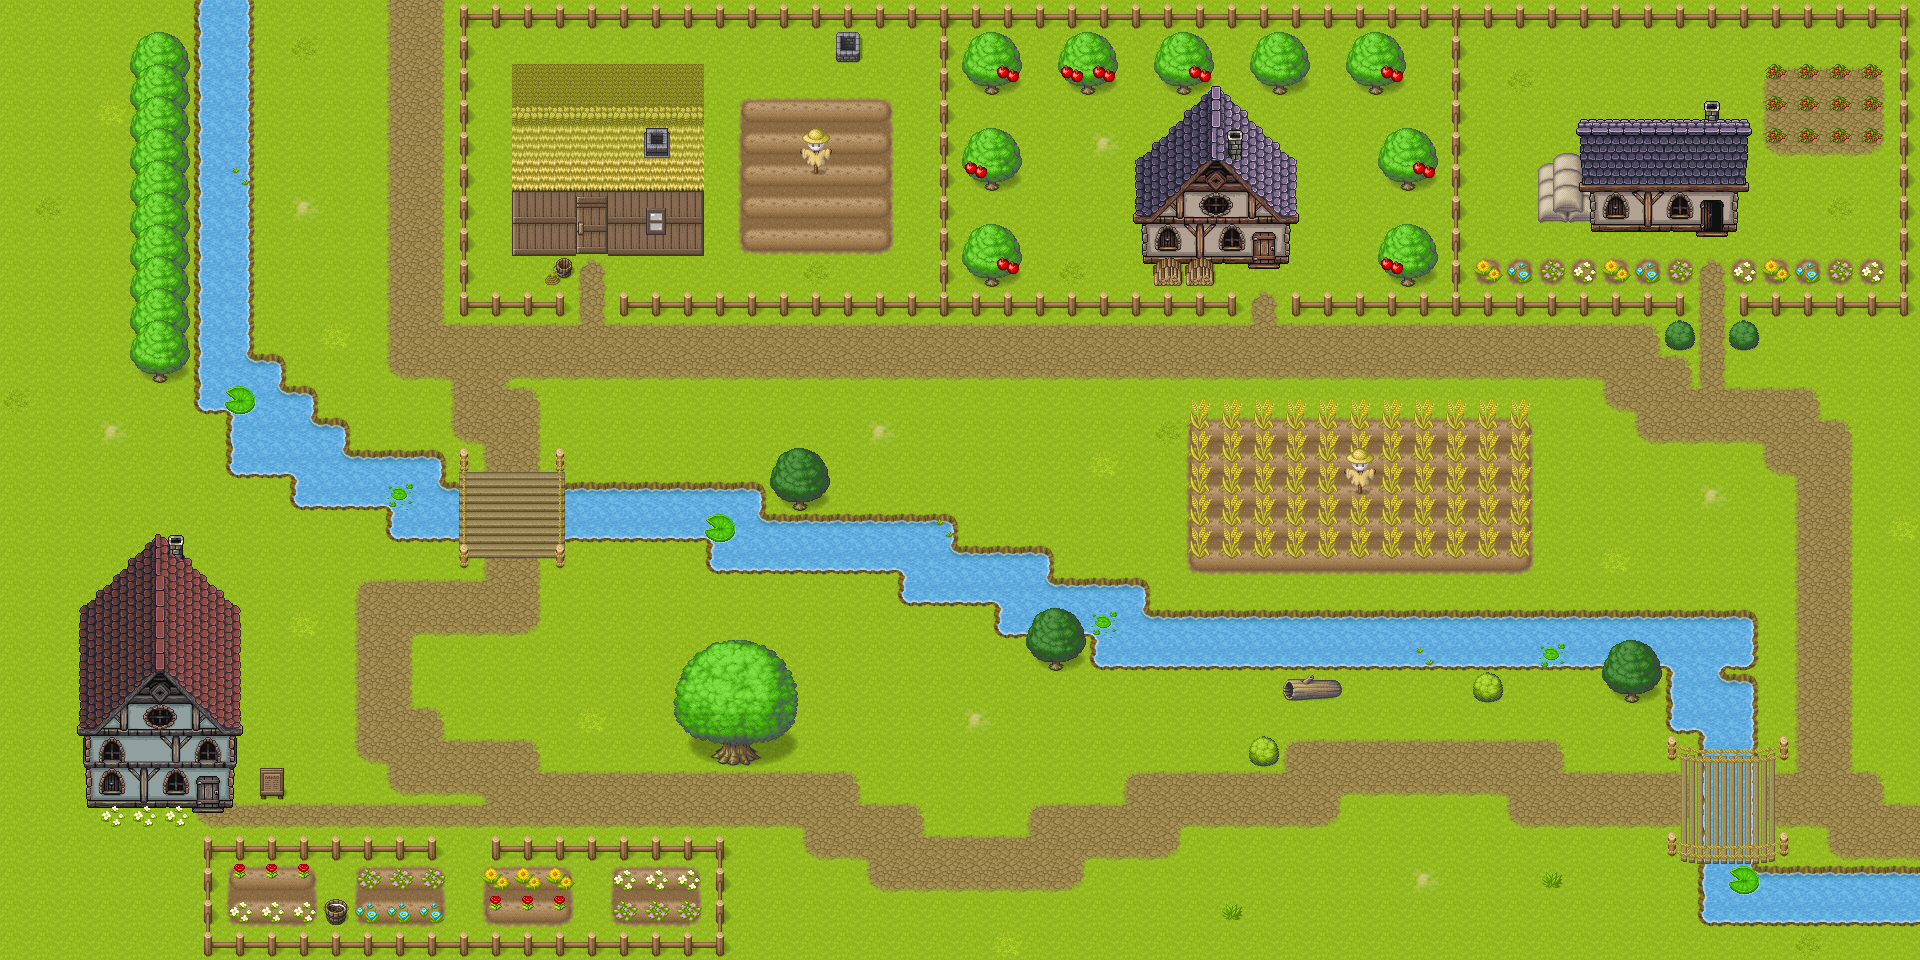

The image is a tile-based game level rendered from a .tmx file. Its description and source (layers, tilesets, objects; grid data summarised) follow:
An orthogonal 60x30 tile map with 32x32 px tiles, 16 tile layers (Below player, Collisions, Fringe non-transparent, Fringe transparent, ...), 14 tilesets and 37 objects (25x Container, 4x NPC, 3x Message, 2x Waypoint, 2x Fishing Spot, ...).

<map version="1.5" tiledversion="1.6.0" orientation="orthogonal" renderorder="right-down" width="60" height="30" tilewidth="32" tileheight="32" infinite="0" nextlayerid="27" nextobjectid="52">
 <editorsettings>
  <export target="../../../src/assets/exported-maps/honeywood.json" format="json" />
 </editorsettings>
 <tileset firstgid="1" source="../tilesets/base.tsx" />
 <tileset firstgid="953" source="../tilesets/grass1-dirt2.tsx" />
 <tileset firstgid="1001" source="../tilesets/water2.tsx" />
 <tileset firstgid="1385" source="../tilesets/fisherman.tsx" />
 <tileset firstgid="1397" source="../tilesets/houses.tsx" />
 <tileset firstgid="2421" source="../tilesets/female17-1.tsx" />
 <tileset firstgid="2433" source="../tilesets/female05-4.tsx" />
 <tileset firstgid="2445" source="../tilesets/female17-2.tsx" />
 <tileset firstgid="2457" source="../tilesets/male16-2.tsx" />
 <tileset firstgid="2469" source="../tilesets/male10-2.tsx" />
 <tileset firstgid="2481" source="../tilesets/dirt2.tsx" />
 <tileset firstgid="2529" source="../tilesets/base-addition.tsx" />
 <tileset firstgid="3297" source="../tilesets/icon-item-set.tsx" />
 <tileset firstgid="3681" source="../tilesets/base-separated-2.tsx" />
 <group id="2" name="Layer 1">
  <layer id="1" name="Below player" width="60" height="30">
   <data>[1800 cells, 1800 non-empty, 3 distinct tile ids]</data>
  </layer>
  <layer id="3" name="Collisions" width="60" height="30">
   <properties>
    <property name="hasCollisions" type="bool" value="true" />
   </properties>
   <data>[1800 cells, 320 non-empty, 53 distinct tile ids]</data>
  </layer>
  <layer id="4" name="Fringe non-transparent" width="60" height="30">
   <properties>
    <property name="fringe" type="bool" value="true" />
   </properties>
   <data>[1800 cells, 24 non-empty, 22 distinct tile ids]</data>
  </layer>
  <layer id="5" name="Fringe transparent" width="60" height="30" opacity="0.8">
   <properties>
    <property name="fringe" type="bool" value="true" />
   </properties>
   <data>[1800 cells, 18 non-empty, 3 distinct tile ids]</data>
  </layer>
 </group>
 <group id="6" name="Layer 2">
  <layer id="7" name="Below player" width="60" height="30">
   <data>[1800 cells, 470 non-empty, 49 distinct tile ids]</data>
  </layer>
  <layer id="8" name="Collisions" width="60" height="30">
   <properties>
    <property name="dynamic" type="bool" value="true" />
    <property name="hasCollisions" type="bool" value="true" />
   </properties>
   <data>[1800 cells, 242 non-empty, 62 distinct tile ids]</data>
  </layer>
  <layer id="9" name="Fringe non-transparent" width="60" height="30">
   <properties>
    <property name="fringe" type="bool" value="true" />
   </properties>
   <data>[1800 cells, 78 non-empty, 68 distinct tile ids]</data>
  </layer>
  <layer id="10" name="Fringe transparent" width="60" height="30" opacity="0.8">
   <properties>
    <property name="fringe" type="bool" value="true" />
   </properties>
   <data>[1800 cells, 0 non-empty, 0 distinct tile ids]</data>
  </layer>
 </group>
 <group id="11" name="Layer 3">
  <layer id="12" name="Below player" width="60" height="30">
   <data>[1800 cells, 43 non-empty, 11 distinct tile ids]</data>
  </layer>
  <layer id="13" name="Collisions" width="60" height="30">
   <properties>
    <property name="dynamic" type="bool" value="true" />
    <property name="hasCollisions" type="bool" value="true" />
   </properties>
   <data>[1800 cells, 18 non-empty, 14 distinct tile ids]</data>
  </layer>
  <layer id="14" name="Fringe non-transparent" width="60" height="30">
   <properties>
    <property name="fringe" type="bool" value="true" />
   </properties>
   <data>[1800 cells, 0 non-empty, 0 distinct tile ids]</data>
  </layer>
  <layer id="15" name="Fringe transparent" width="60" height="30" opacity="0.8">
   <properties>
    <property name="fringe" type="bool" value="true" />
   </properties>
   <data>[1800 cells, 0 non-empty, 0 distinct tile ids]</data>
  </layer>
 </group>
 <group id="16" name="Layer 4">
  <layer id="17" name="Below player" width="60" height="30">
   <data>[1800 cells, 0 non-empty, 0 distinct tile ids]</data>
  </layer>
  <layer id="18" name="Collisions" width="60" height="30">
   <properties>
    <property name="dynamic" type="bool" value="true" />
    <property name="hasCollisions" type="bool" value="true" />
   </properties>
   <data>[1800 cells, 0 non-empty, 0 distinct tile ids]</data>
  </layer>
  <layer id="19" name="Fringe non-transparent" width="60" height="30">
   <properties>
    <property name="fringe" type="bool" value="true" />
   </properties>
   <data>[1800 cells, 0 non-empty, 0 distinct tile ids]</data>
  </layer>
  <layer id="20" name="Fringe transparent" width="60" height="30" opacity="0.8">
   <properties>
    <property name="fringe" type="bool" value="true" />
   </properties>
   <data>[1800 cells, 0 non-empty, 0 distinct tile ids]</data>
  </layer>
 </group>
 <objectgroup id="24" name="NPCs">
  <object id="33" name="Greg" type="NPC" gid="1386" x="608" y="320" width="32" height="32" />
  <object id="34" name="Masha" type="NPC" gid="2422" x="1248" y="256" width="32" height="32" />
  <object id="36" name="Lime" type="NPC" gid="2434" x="320" y="864" width="32" height="32" />
  <object id="41" name="Ajika" type="NPC" gid="2446" x="1664" y="224" width="32" height="32" />
 </objectgroup>
 <objectgroup id="25" name="Messages">
  <object id="35" name="Florist sign" type="Message" x="256" y="768" width="32" height="32">
   <properties>
    <property name="interaction" value="activate" />
    <property name="messageId" value="honeywood_floristSign" />
    <property name="singleUse" type="bool" value="false" />
   </properties>
  </object>
  <object id="39" name="Honeywood sign north" type="Message" gid="236" x="352" y="128" width="32" height="32">
   <properties>
    <property name="messageId" value="honeywood_honeywoodSign" />
   </properties>
  </object>
  <object id="40" name="Honeywood sign east" type="Message" gid="236" x="1856" y="704" width="32" height="32">
   <properties>
    <property name="messageId" value="honeywood_honeywoodSign" />
   </properties>
  </object>
 </objectgroup>
 <objectgroup id="23" name="Containers">
  <object id="5" name="Garlic 1" type="Container" gid="49" x="768" y="224" width="32" height="32">
   <properties>
    <property name="disableWhenEmpty" type="bool" value="true" />
    <property name="instantPickup" type="bool" value="true" />
    <property name="items" value="[{&quot;itemId&quot;: &quot;garlic&quot;, &quot;quantity&quot;: 1}]" />
    <property name="secret" type="bool" value="false" />
   </properties>
  </object>
  <object id="6" name="Garlic 1" type="Container" gid="49" x="736" y="224" width="32" height="32">
   <properties>
    <property name="disableWhenEmpty" type="bool" value="true" />
    <property name="instantPickup" type="bool" value="true" />
    <property name="items" value="[{&quot;itemId&quot;: &quot;garlic&quot;, &quot;quantity&quot;: 1}]" />
    <property name="secret" type="bool" value="false" />
   </properties>
  </object>
  </objectgroup>
 <objectgroup id="21" name="Waypoints">
  <!-- 2 objects omitted --></objectgroup>
 <objectgroup id="22" name="Objects">
  <!-- 1 objects omitted --></objectgroup>
 <objectgroup id="26" name="Fishing Spots">
  <!-- 2 objects omitted --></objectgroup>
</map>
<!-- 28 of 37 objects omitted -->
